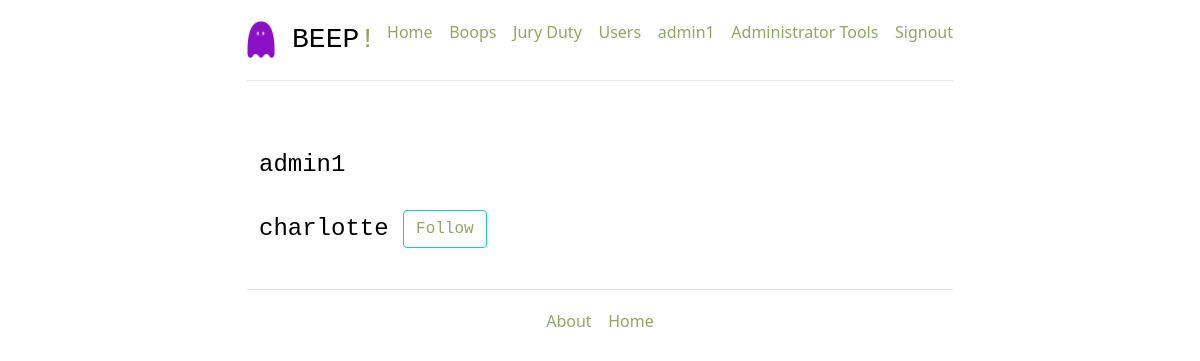
Page /users/all_users (signed in) on the earlier database version.
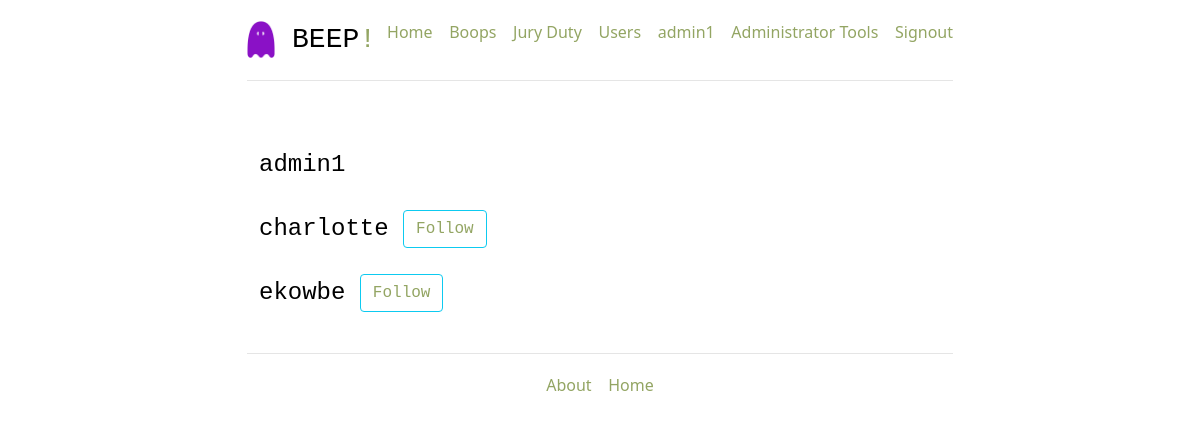
Same page on the later database version.
### project/models.py (models this page shows, shortened)
class User(db.Model):
    __tablename__ = 'users'
    id = db.Column(db.Integer, primary_key=True)
    name = db.Column(db.String, unique=True, nullable=False)
    email = db.Column(db.String, unique=True, nullable=False)
    password = db.Column(db.String, nullable=False)
    jury = db.Column(db.String, nullable=False, default=False)
    tweets = db.relationship('Tweet', back_populates='poster')
    role = db.Column(db.String, default='user')
    comments = db.relationship('Comment', back_populates='poster', passive_deletes=True)
    changes = db.relationship('Change', back_populates='poster', passive_deletes=True)
    likes = db.relationship('Like', back_populates='liker', passive_deletes=True)
    upvotes = db.relationship('Upvote', back_populates='upvoter', passive_deletes=True)
    downvotes = db.relationship('Downvote', back_populates='downvoter', passive_deletes=True)
    discussion_comments = db.relationship('Discussion_Comment', back_populates='poster')
    replies = db.relationship('Reply', back_populates='poster', passive_deletes=True)
    @classmethod
    def is_following(cls, who_id, whom_id):
        whom_ids = db.session.query(Follower.whom_id).filter_by(who_id=who_id).all()
        whom_ids = [i[0] for i in whom_ids]
        if whom_id in whom_ids:
            return True
        else:
            return False

### project/users/views.py (the view)
@users_blueprint.route('/users/all_users')
@login_required
def all_users():
    users = db.session.query(User).all()
    return render_template('users.html', users=users)

### project/users/views.py (called while the page is built)
def login_required(test):
    @wraps(test)
    def wrap(*args, **kwargs):
        if 'logged_in' in session:
            return test(*args, **kwargs)
        else:
            flash('You need to login first')
            return (redirect(url_for('users.login')))
    return wrap

### project/templates/users.html (shortened to what this page needs)
{% extends '_base.html' %}
{% block content %}
<div class="row marketing">
    {% for user in users %}
    <div class="media">
        <div class="media-left">
        </div>
        <div class="media-body">
            <h4 class="media-heading">{{ user.name }}
                {% if user.name == session.name %}
                </h4>
                {% elif user.is_following(session.user_id, user.id) %}
                <a class="btn btn-info btn-xs" href="{{ url_for('tweets.unfollow_user', user_id=user.id )}}">Unfollow</a></h4>
                {% else %}
                <a class="btn btn-info btn-xs" href="{{ url_for('tweets.follow_user', user_id=user.id )}}">Follow</a></h4>
                {% endif %}
        </div>
    </div>
    {% endfor %}
</div>
{% endblock content %}

### project/templates/_base.html (shortened to what this page needs)
<!DOCTYPE html>
<html lang="en">
<head>
  <link href="{{ url_for('static', filename='css/main.css' )}}" rel="stylesheet">
  <link href="{{ url_for('static', filename='css/bootstrap.min.css' )}}" rel="stylesheet">
  <link href="{{ url_for('static', filename='css/ie10-viewport-bug-workaround.css' )}}" rel="stylesheet">
  <link href="{{ url_for('static', filename='css/jumbotron-narrow.css' )}}" rel="stylesheet">
</head>
<body>
  <div class="container">
    <div class="header clearfix">
      <nav>
        <ul class="nav nav-pills pull-right" style="float: right;">
          {% if session.logged_in %}
          <li><a href="/">Home</a></li>&nbsp;&nbsp;&nbsp;&nbsp;
          <li><a href="/tweets/">Boops</a></li>&nbsp;&nbsp;&nbsp;&nbsp;
          {% if session.jury == '1' %}
          <li><a href="/jury">Jury Duty</a></li>&nbsp;&nbsp;&nbsp;&nbsp;
          {% endif %}
          <li><a href="{{ url_for('users.all_users') }}">Users</a></li>&nbsp;&nbsp;&nbsp;&nbsp;
          <li><a href="{{ url_for('users.followers') }}">{{ session.name }}</a></li>&nbsp;&nbsp;&nbsp;&nbsp;
          {% if session.role == 'admin' %}
          <li><a href="/admin">Administrator Tools</a></li>&nbsp;&nbsp;&nbsp;&nbsp;
          {% endif %}
          {% endif %}
          {% if not session.logged_in %}
          {% block signin_form %}{% endblock signin_form %}
          {% else %}
          <li role=" presentation"><a href="{{ url_for('users.logout') }}">Signout</a></li>
          {% endif %}
        </ul>
      </nav>
      <h3><img src="../static/img/Beep_Logo.png" alt="Beep Logo" style="width: 4%; height: auto;"> BEEP<span class="exclamation">!</span></h3>
    </div>
    {% block content %}
    {% endblock content %}
    <footer class="footer">
      <p><a href="/about">About</a>&nbsp;&nbsp;&nbsp;&nbsp;<a href="/">Home</a></p>
    </footer>
  </div>
</body>
</html>

Differences in the rows shown:
added User: name "ekowbe"
